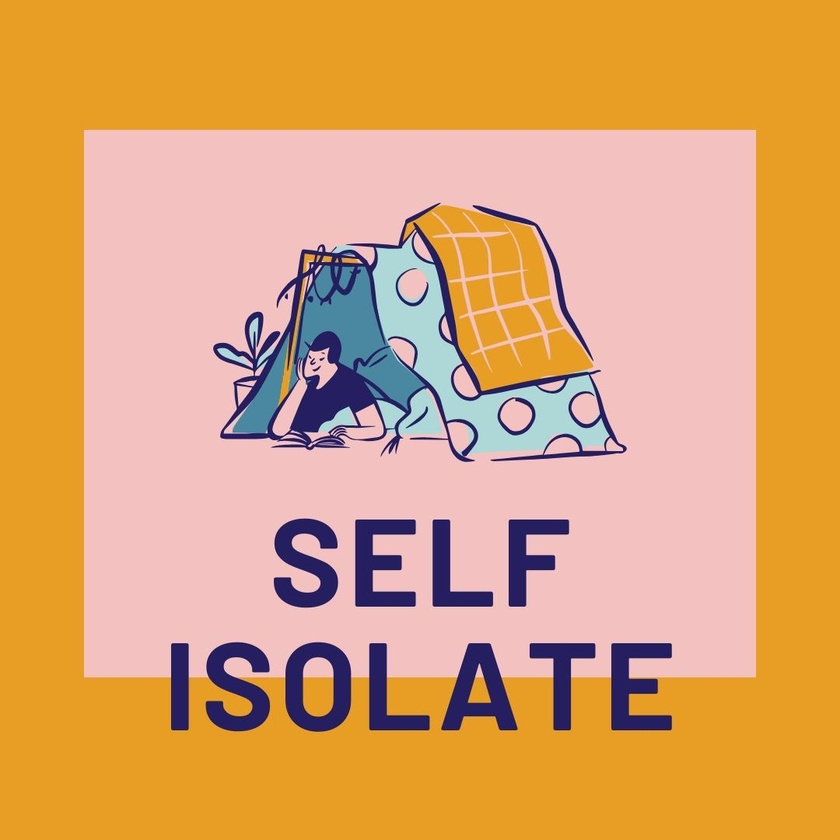
#> input picture image0.jpg, 840 x 840 px, shrunk from 1080 x 1080 before the run
$ python -i textReco.py   (imports and definitions only)
#> lines starting #> are read from the running program, lines starting #| are printed output that depends on the picture; after the words box and inside, x2 and y2 are one past the last pixel; in counts of white or black regions, pixels touching at a corner belong together
#> further down, picture is the input picture: shape (840, 840, 3); mean B, G, R 110.4, 164.7, 219.9
# -*- coding: utf-8 -*-
"""
Created on Sun Apr  4 11:33:01 2021

@author: MinhPhuc
"""

import pytesseract
import cv2
pytesseract.pytesseract.tesseract_cmd=r'C:\\Program Files\\Tesseract-OCR\\tesseract.exe'


def preprocess_img(cv2_img):
    cv2_img = cv2.cvtColor(cv2_img, cv2.COLOR_BGR2GRAY)
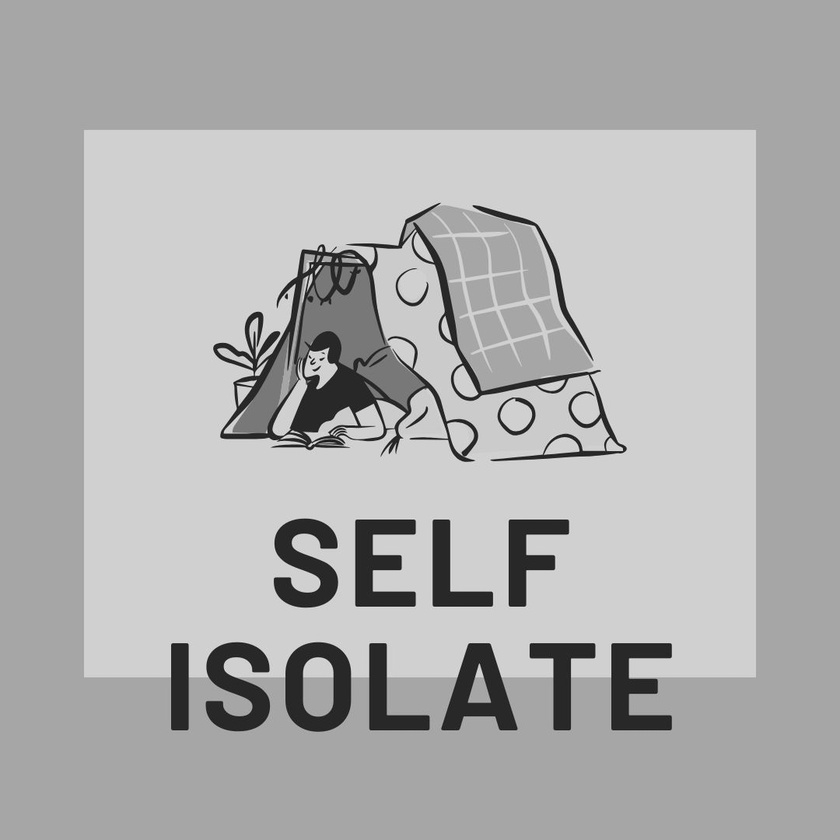
#> cv2_img: shape (840, 840); min 11, max 239, mean 174.9
    cv2_img = cv2.threshold(cv2_img,0,255,
                            cv2.THRESH_BINARY
                            | cv2.THRESH_OTSU)[1]
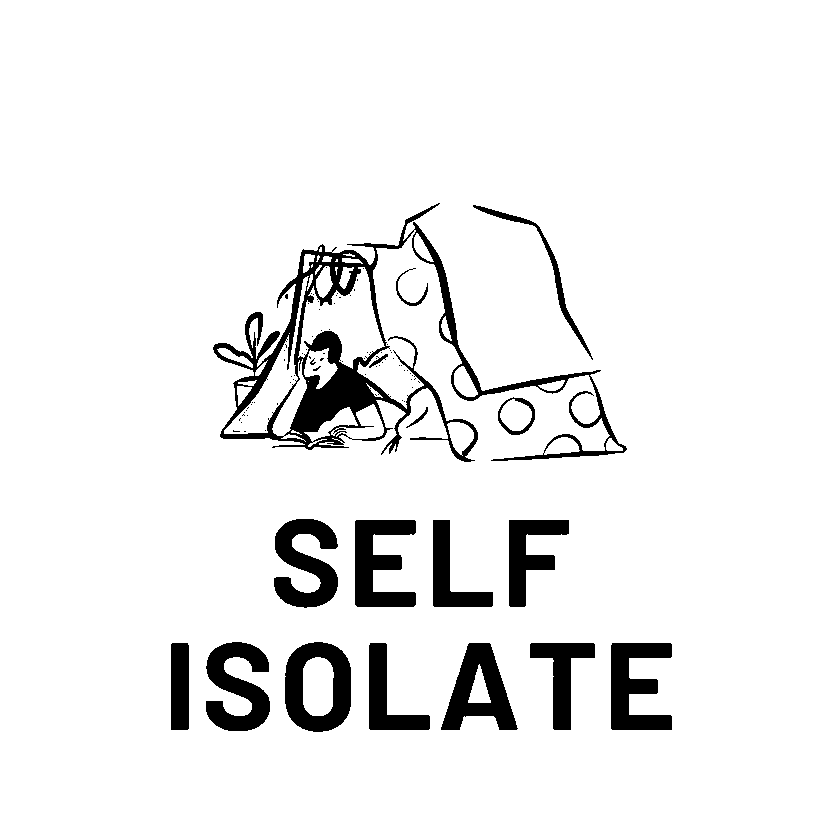
#> cv2_img: shape (840, 840); 93.1% white; 90 black regions (73 under 20 px), largest, box (x1, y1, x2, y2) and area: (213, 203, 627, 462) 16028, (285, 642, 351, 732) 3478, (206, 642, 270, 731) 3351
    cv2_img = cv2.GaussianBlur(cv2_img,(3,5),0)
    return cv2_img

def img_to_str(img_path):
    img = cv2.imread(img_path)
    cv2.imwrite('chuaXuLy.jpg', img)
    img = preprocess_img(img)
    cv2.imshow('result', img)
    result_string = pytesseract.image_to_string(img).replace('\x0c', '')
    return result_string

>>> import cv2
>>> picture = cv2.imread('image0.jpg')
>>> result = preprocess_img(picture)
